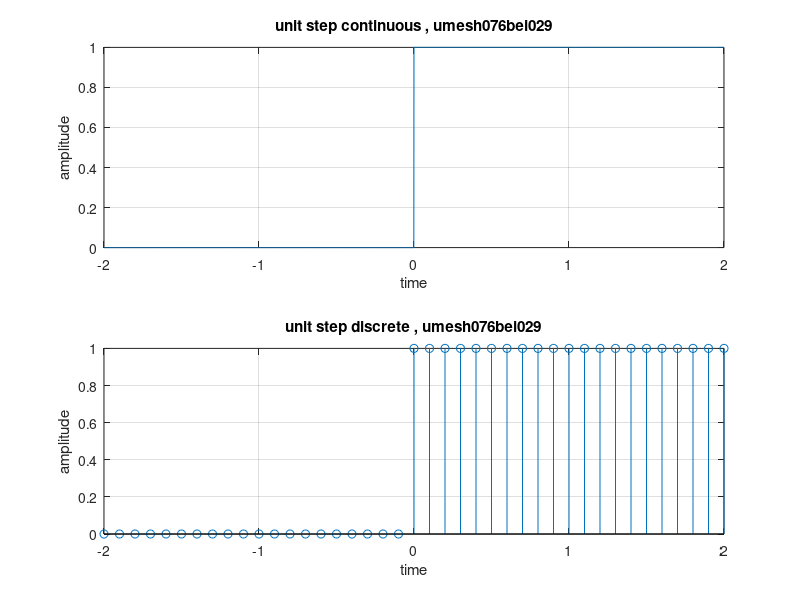

The MATLAB source for this figure:
%continuous n discrete unit step  signal
clc; close all; clear all;
i=1;
for t=-2:0.001:2
   if (t>=0)
      x(i)=1;
   else
       x(i)=0;
   end;
   i=i+1;
end;
t= -2:0.001:2;
subplot(2,1,1)
plot(t,x)
grid on;
xlabel('time'); ylabel('amplitude');
title('unit step continuous , umesh076bei029')
clear all;

i=1;
for t=-2:0.1:2
   if (t>=0)
      x(i)=1;
   else
       x(i)=0;
   end;
   i=i+1;
end;
t= -2:0.1:2;
subplot(2,1,2)
stem(t,x)
grid on;
xlabel('time'); ylabel('amplitude');
title('unit step discrete , umesh076bei029')
clear all;
